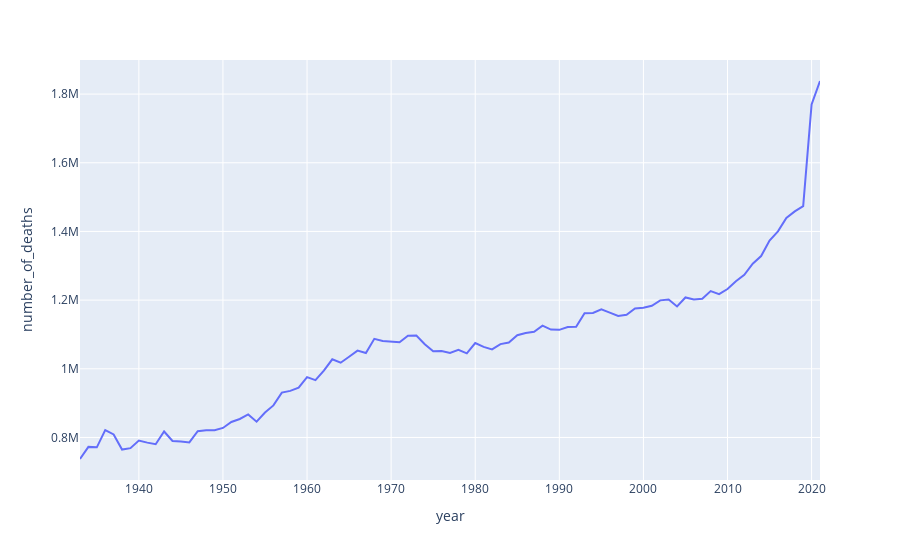

Notebook code for this chart:
### Code cell
fig = px.line(d3, x= "year", y = "number_of_deaths")

fig.show()
